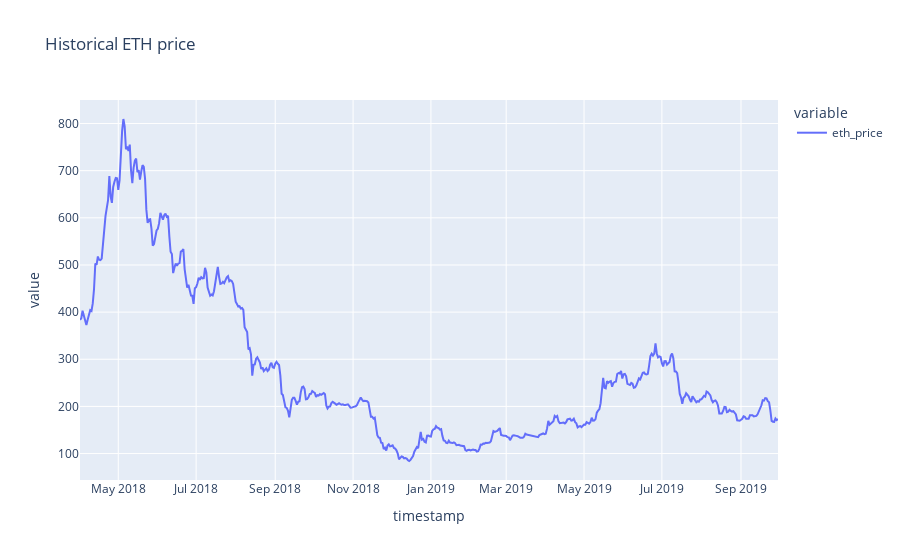

Notebook code cell kept with this figure:
### Code cell
df.plot(x='timestamp', y=['eth_price'], title='Historical ETH price')

### Figure 1 — Plotly figure (JSON) as saved in the notebook; plotly's stock layout.template omitted (floating-point values rounded to 4 significant figures; data arrays with more than 128 entries replaced by an {"elided": "..."} marker saying what was removed)
{"data": [{"hovertemplate": "variable=eth_price<br>timestamp=%{x}<br>value=%{y}<extra></extra>", "legendgroup": "eth_price", "line": {"color": "#636efa", "dash": "solid"}, "mode": "lines", "name": "eth_price", "orientation": "v", "showlegend": true, "type": "scatter", "x": {"elided": "548 str values"}, "xaxis": "x", "y": {"elided": "548 float values"}, "yaxis": "y"}], "layout": {"legend": {"title": {"text": "variable"}, "tracegroupgap": 0}, "title": {"text": "Historical ETH price"}, "xaxis": {"anchor": "y", "domain": [0, 1], "title": {"text": "timestamp"}}, "yaxis": {"anchor": "x", "domain": [0, 1], "title": {"text": "value"}}}}
